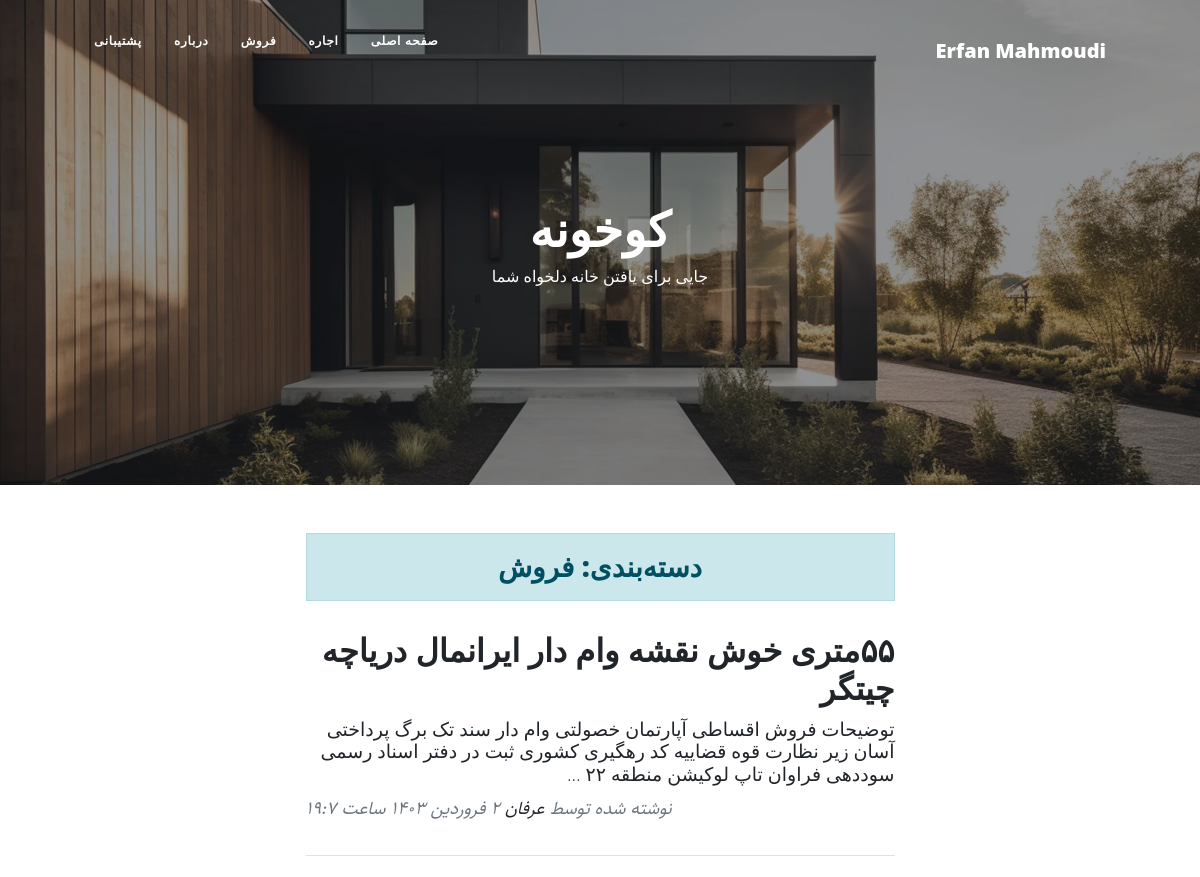
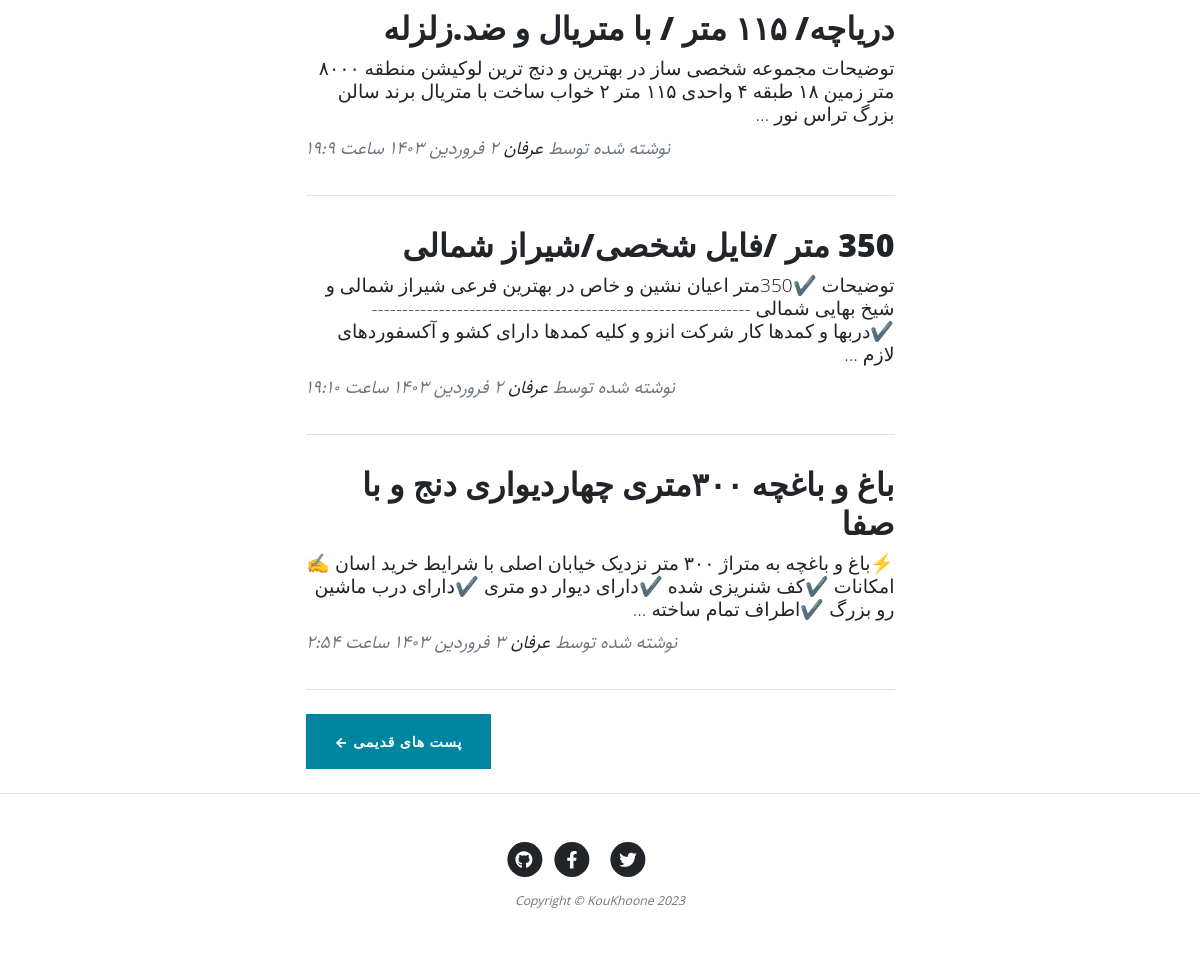
Screenshot of /category/sell with the database file from the repository (2 pictures, top to bottom).
### blog/models.py (models this page shows, shortened)
class category(models.Model):
    parent = models.ForeignKey('self', default = None, null = True, blank = True, on_delete = models.SET_NULL, related_name = 'children', verbose_name = "زیردسته")
    title = models.CharField(max_length= 200, verbose_name = "عنوان دسته‌بندی")
    slug = models.SlugField (max_length = 100, unique=True, verbose_name = "آدرس دسته‌بندی")
    status = models.BooleanField(default = True, verbose_name = "آیا نمایش داده شود؟")
    position = models.IntegerField(verbose_name = "پوزیشن")
    class Meta(object):
        verbose_name = "دسته‌بندی"
        verbose_name_plural = "دسته‌بندی ها"
        ordering = ['parent__id','position']
    objects = CategoryManager()

class Article(models.Model):
    STATUS_CHOICES = (
    ('d', 'پیش نویس'),
    ('p', 'منتشر شده'),
    )
    title = models.CharField(max_length= 200, verbose_name = "عنوان مقاله")
    slug = models.SlugField (max_length = 100, unique=True, verbose_name = "آدرس مقاله")
    author = models.ForeignKey(User, on_delete = models.CASCADE)
    category = models.ManyToManyField(category, verbose_name = "دسته‌بندی", related_name = "articles")
    description = models.TextField (verbose_name = "محتوا")
    thumbnail = models.ImageField (upload_to="images", verbose_name = " تصویر")
    publish = models.DateTimeField (default = timezone.now, verbose_name = "زمان انتشار")
    created = models.DateTimeField (auto_now_add = True, verbose_name = "زمان ساخت")
    updated = models.DateTimeField (auto_now = True)
    status = models.CharField (max_length = 1, choices = STATUS_CHOICES, verbose_name = "وضعیت")
    class Meta(object):
        verbose_name = "مقاله"
        verbose_name_plural = "مقاله ها"
    def jpublish(self):
        return jalali_convertor(self.publish)
    jpublish.short_description = "زمان انتشار"
    def category_published(self):
        return self.category.filter(status = True)
    objects = ArticleManager()

### blog/views.py (the view)
def category(request, slug, page=1):
    category = get_object_or_404 (categ, slug=slug, status = True)
    articles_list = category.articles.published()
    paginator = Paginator(articles_list, 4)  # Show 25 contacts per page.
    articles = paginator.get_page(page)
    context = {
        "category" : category,
        "articles" : articles,
    }
    return render (request, "blog/category.html", context)

### blog/models.py (called while the page is built)
    def published (self):
        return self.filter(status = 'p')

    def active (self):
        return self.filter(status = True)

### blog/templatetags/base_tags.py (called while the page is built)
@register.simple_tag
def name():
    return "Erfan Mahmoudi"

@register.inclusion_tag("blog/partials/category_navbar.html")
def category_navbar():
    return {
            "category" : category.objects.filter(status=True)
    }

### extentions/jalali.py (called while the page is built)
    def persian_tuple(self):
        return self.persian_year, self.persian_month, self.persian_day

### extentions/utils.py (called while the page is built)
def persian_numbers_convertor(mystr):
    numbers = {
    "0" : "۰",
    "1" : "۱",
    "2" : "۲",
    "3" : "۳",
    "4" : "۴",
    "5" : "۵",
    "6" : "۶",
    "7" : "۷",
    "8" : "۸",
    "9" : "۹",
    }
    for e,p in numbers.items():
        mystr = mystr.replace(e, p)
    return mystr

def jalali_convertor(time):
    time = timezone.localtime(time)
    jmonths = ["فروردین","اردیبهشت","خرداد","تیر","مرداد","شهریور","مهر","آبان","آذر","دی","بهمن","اسفند"]
    time_to_str = "{},{},{}".format(time.year, time.month, time.day)
    time_to_tuple = jalali.Gregorian(time_to_str).persian_tuple()
    time_to_list = list (time_to_tuple)
    for index, month in enumerate(jmonths):
        if time_to_list[1] == index + 1:
            time_to_list[1] = month
            break
    output = "{} {} {} ساعت {}:{}".format(
    time_to_list[2],
    time_to_list[1],
    time_to_list[0],
    time.hour,
    time.minute,
    )
    return persian_numbers_convertor(output)

### blog/templates/blog/category.html (shortened to what this page needs)
{%extends 'blog/base.html'%}
{% load static %}
{% block main %}
<header class="masthead" style="background-image: url('{% static "blog/assets/img/Jewkes-Design_Black-Modern-House.jpg" %}')">
    <div class="container position-relative px-4 px-lg-5">
        <div class="row gx-4 gx-lg-5 justify-content-center">
            <div class="col-md-10 col-lg-8 col-xl-7">
                <div class="site-heading">
                    <h1>کوخونه</h1>
                    <span class="subheading">جایی برای یافتن خانه دلخواه شما</span>
                </div>
            </div>
        </div>
    </div>
</header>
<div class="container px-4 px-lg-5">
    <div class="row gx-4 gx-lg-5 justify-content-center">
        <div class="col-md-10 col-lg-8 col-xl-7">
          <h3 class = "alert alert-primary text-center">دسته‌بندی: {{category.title}}</h3>
            {% for article in articles%}
            <div class="post-preview">
                <a href="{% url 'blog:detail' article.slug %}">
                    <h2 class="post-title">{{article.title}}</h2>
                    <h3 class="post-subtitle">{{article.description|truncatewords:30}}</h3>
                </a>
                <p class="post-meta">
                    نوشته شده توسط
                    <a href="#!">عرفان</a>
                    {{article.jpublish}}
                </p>
            </div>
            <hr class="my-4" />
            {% endfor %}
            <div class="pager_button d-flex justify-content-end mb-4">
              {% if articles.has_next %}
              <a class="btn btn-primary" href="{% url 'blog:category' category.slug articles.next_page_number %}">پست های قدیمی &larr;</a>
              {% endif %}
            </div>
        </div>
    </div>
</div>
{% endblock %}

### blog/templates/blog/partials/category_navbar.html (shortened to what this page needs)
<div class="collapse navbar-collapse nav" id="navbarResponsive">
    <ul class="navbar-nav ms-auto py-4 py-lg-0">
        <li class="nav-item">
          <a class="nav-link px-lg-3 py-3 py-lg-4" href="{% url 'blog:home' %}">صفحه اصلی</a>
        </li>
        {% for cat in category %}
          {% if cat.parent == None %}
            <li class="nav-item">
              <a class="nav-link px-lg-3 py-3 py-lg-4" href="{% url 'blog:category' cat.slug %}">{{cat.title}}</a>
            </li>
          {% endif %}
        {% endfor %}
        <li class="nav-item"><a class="nav-link px-lg-3 py-3 py-lg-4" href="{% url 'blog:about' %}">درباره</a></li>
        <li class="nav-item"><a class="nav-link px-lg-3 py-3 py-lg-4" href="{% url 'blog:contact' %}">پشتیبانی</a></li>
    </ul>
</div>

### blog/static/blog/css/rtl.css (style rules this page uses)
body { font-family: "Sahel"; direction: rtl; text-align: right; font-size: 14px; }
.navbar-nav { margin-left: initial !important; margin-right: auto; }
.post-meta { text-align: left; }
.pager_button { float: left !important; }
header.masthead .site-heading h1 { font-size: 3rem !important; }
header.masthead .page-heading .subheading, header.masthead .site-heading .subheading { font-size: 1rem !important; }
.post-title { font-size: 32px !important; }
.post-subtitle { font-size: 19px !important; }
.nav ul { padding-right: : 0; }
.nav ul li { border-bottom: none; height: 86px; line-height: :86px; font-size: 14px; display: inline-block; float: left; margin: 0 auto; }
.nav ul li a { text-decoration: none; color: #000000; display: block; transition: .3s background-color; padding:0 24px; }
.nav a { bordor-bottom:none; }

### rows the page displays
category: title "اجاره"
category: title "فروش"
Article: title "۵۵متری خوش نقشه وام دار ایرانمال دریاچه چیتگر", description "توضیحات فروش اقساطی آپارتمان خصولتی وام دار سند تک برگ پرداختی آسان زیر نظارت قوه قضاییه کد رهگیری کشوری ثبت در دفتر اسناد رسمی سوددهی فراوان تاپ لوکیشن منطقه ۲۲ …", jpublish "۲ فروردین ۱۴۰۳ ساعت ۱۹:۷"
Article: title "دریاچه/ ۱۱۵ متر / با متریال و ضد.زلزله", description "توضیحات مجموعه شخصى ساز در بهترین و دنج ترین لوکیشن منطقه ۸۰۰۰ متر زمین ۱۸ طبقه ۴ واحدى ۱۱۵ متر ٢ خواب ساخت با متریال برند سالن بزرگ تراس نور …", jpublish "۲ فروردین ۱۴۰۳ ساعت ۱۹:۹"
Article: title "350 متر /فایل شخصی/شیراز شمالی", description "توضیحات ✔️350متر اعیان نشین و خاص در بهترین فرعی شیراز شمالی و شیخ بهایی شمالی -------------------------------------------------------------- ✔️دربها و کمدها کار شرکت انزو و کلیه کمدها دارای کشو و آکسفوردهای لازم …", jpublish "۲ فروردین ۱۴۰۳ ساعت ۱۹:۱۰"
Article: title "باغ و باغچه ۳۰۰متری چهاردیواری دنج و با صفا", description "⚡باغ و باغچه به متراژ ۳۰۰ متر نزدیک خیابان اصلی با شرایط خرید اسان ✍️امکانات ✔️کف شنریزی شده ✔️دارای دیوار دو متری ✔️دارای درب ماشین رو بزرگ ✔️اطراف تمام ساخته …", jpublish "۳ فروردین ۱۴۰۳ ساعت ۲:۵۴"
